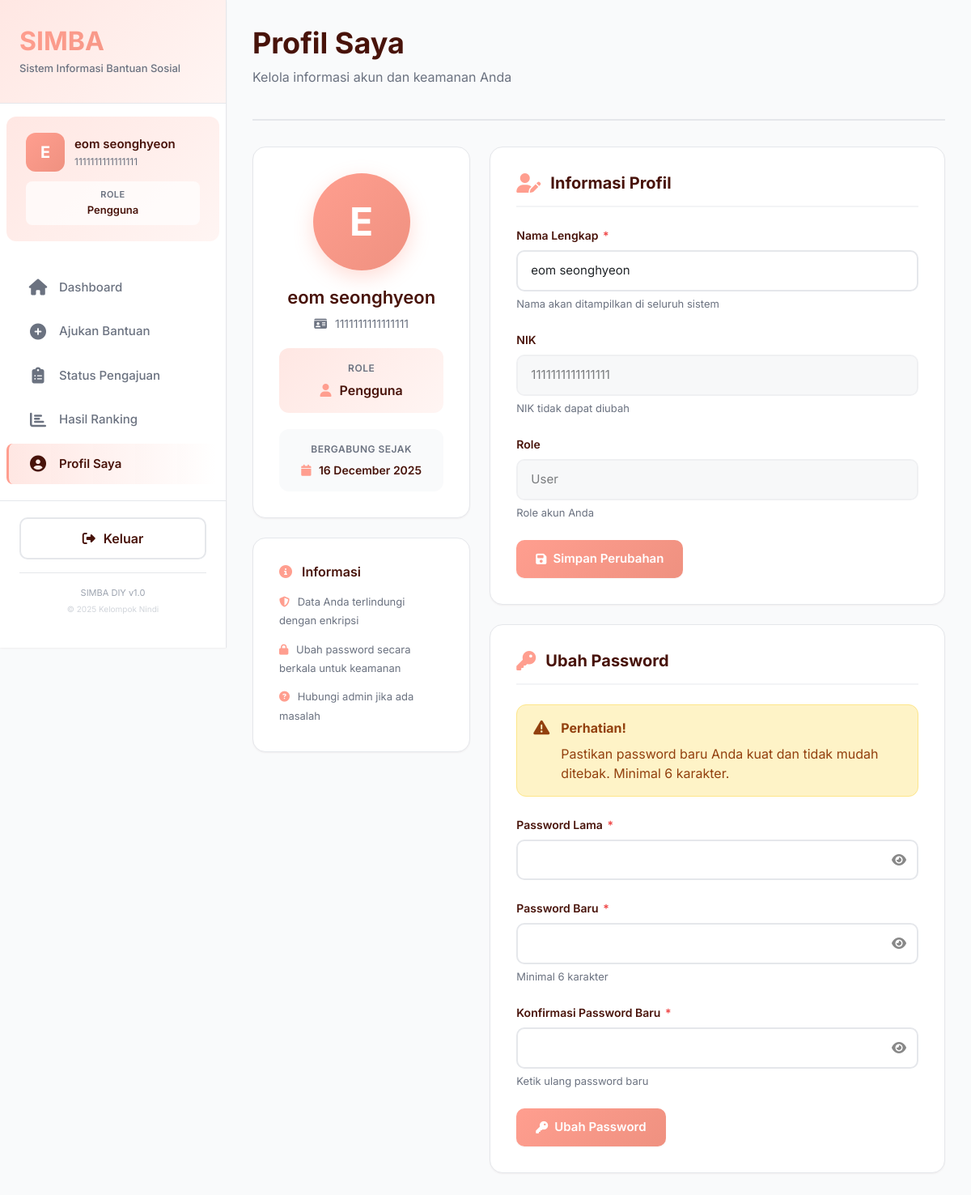
The app's page /user/profile.php (signed in) with its own data.
### tables this page shows
CREATE TABLE `user` (
  `id` int(11) NOT NULL,
  `nama` varchar(255) NOT NULL COMMENT 'Nama lengkap pengguna',
  `nik` char(16) NOT NULL COMMENT 'NIK 16 digit',
  `password` varchar(255) NOT NULL COMMENT 'Password terenkripsi',
  `role` enum('admin','user') NOT NULL DEFAULT 'user' COMMENT 'Role pengguna',
  `created_at` timestamp NOT NULL DEFAULT current_timestamp() COMMENT 'Tanggal registrasi'
);

### user/profile.php (the view, shortened to what this page needs)
<!DOCTYPE html>
<html lang="id">
<head>
    <link rel="stylesheet" href="https://cdnjs.cloudflare.com/ajax/libs/font-awesome/6.5.2/css/all.min.css">
    <link href="https://cdn.jsdelivr.net/npm/bootstrap@5.3.5/dist/css/bootstrap.min.css" rel="stylesheet">
    <link rel="stylesheet" href="../css/style.css">
</head>
<body>
    <div class="dashboard-wrapper">
        <?php include('../templates/user_sidebar.php'); ?>
        <div class="main-content">
            <div class="page-header">
                <h1 class="page-title">Profil Saya</h1>
                <p class="page-subtitle">Kelola informasi akun dan keamanan Anda</p>
            </div>
            <div class="row g-4">
                <div class="col-lg-4">
                    <div class="form-card">
                        <div style="text-align: center;">
                            <div style="width: 120px; height: 120px; background: linear-gradient(135deg, var(--color-primary) 0%, var(--color-btn-bg) 100%); border-radius: 50%; display: flex; align-items: center; justify-content: center; margin: 0 auto 20px; color: white; font-size: 48px; font-weight: 700; box-shadow: 0 8px 24px rgba(255, 142, 123, 0.3);">
                                <?php echo strtoupper(substr($userData['nama'], 0, 1)); ?>
                            </div>
                            <h3 style="font-size: 22px; font-weight: 600; margin-bottom: 8px; color: var(--color-text);">
                                <?php echo htmlspecialchars($userData['nama']); ?>
                            </h3>
                            <p style="font-size: 14px; color: #6b7280; margin-bottom: 20px;">
                                <i class="fas fa-id-card" style="margin-right: 6px;"></i>
                                <?php echo htmlspecialchars($userData['nik']); ?>
                            </p>
                            <div style="background: linear-gradient(135deg, var(--color-secondary) 0%, var(--color-background) 100%); padding: 16px; border-radius: 12px; margin-bottom: 20px;">
                                <div style="font-size: 12px; color: #6b7280; margin-bottom: 6px; text-transform: uppercase; letter-spacing: 0.5px; font-weight: 600;">Role</div>
                                <div style="font-size: 16px; font-weight: 600; color: var(--color-text);">
                                    <i class="fas fa-user" style="color: var(--color-primary); margin-right: 6px;"></i>
                                    <?php
                                    $query = "SELECT * FROM user WHERE id = " . intval($id_user);
                                    $result = $connection->query($query);
                                    $userData = $result->fetch_assoc();
                                    if ($userData['role'] == "user") {
                                        echo "Pengguna";
                                    } else {
                                        echo ucfirst($userData['role']);
                                    }
                                    ?>
                                </div>
                            </div>
                            <div style="background-color: #f9fafb; padding: 16px; border-radius: 12px;">
                                <div style="font-size: 12px; color: #6b7280; margin-bottom: 6px; text-transform: uppercase; letter-spacing: 0.5px; font-weight: 600;">Bergabung Sejak</div>
                                <div style="font-size: 14px; font-weight: 600; color: var(--color-text);">
                                    <i class="fas fa-calendar" style="color: var(--color-primary); margin-right: 6px;"></i>
                                    <?php
                                    $timestamp = strtotime($userData['created_at']);
                                    if ($timestamp === false || $timestamp <= 0) {
                                        echo "Tidak tersedia";
                                    } else {
                                        echo date('d F Y', $timestamp);
                                    }
                                    ?>
                                </div>
                            </div>
                        </div>
                    </div>
                    <div class="form-card">
                        <h4 style="font-size: 16px; font-weight: 600; margin-bottom: 16px; color: var(--color-text);">
                            <i class="fas fa-info-circle" style="color: var(--color-primary); margin-right: 8px;"></i>
                            Informasi
                        </h4>
                        <div style="font-size: 13px; color: #6b7280; line-height: 1.8;">
                            <p style="margin-bottom: 12px;">
                                <i class="fas fa-shield-alt" style="color: var(--color-primary); margin-right: 6px;"></i>
                                Data Anda terlindungi dengan enkripsi
                            </p>
                            <p style="margin-bottom: 12px;">
                                <i class="fas fa-lock" style="color: var(--color-primary); margin-right: 6px;"></i>
                                Ubah password secara berkala untuk keamanan
                            </p>
                            <p style="margin: 0;">
                                <i class="fas fa-question-circle" style="color: var(--color-primary); margin-right: 6px;"></i>
                                Hubungi admin jika ada masalah
                            </p>
                        </div>
                    </div>
                </div>
                <div class="col-lg-8">
                    <div class="form-card">
                        <h2 class="form-section-title">
                            <i class="fas fa-user-edit"></i> Informasi Profil
                        </h2>
                        <form method="POST">
                            <div class="form-group">
                                <label class="form-label">Nama Lengkap <span class="required">*</span></label>
                                <input type="text" name="nama" class="form-control" value="<?php echo htmlspecialchars($userData['nama']); ?>" required>
                                <small class="form-text">Nama akan ditampilkan di seluruh sistem</small>
                            </div>
                            <div class="form-group">
                                <label class="form-label">NIK</label>
                                <input type="text" class="form-control" value="<?php echo htmlspecialchars($userData['nik']); ?>" disabled>
                                <small class="form-text">NIK tidak dapat diubah</small>
                            </div>
                            <div class="form-group">
                                <label class="form-label">Role</label>
                                <input type="text" class="form-control" value="<?php echo ucfirst($userData['role']); ?>" disabled>
                                <small class="form-text">Role akun Anda</small>
                            </div>
                            <button type="submit" name="update_profile" class="btn btn-primary">
                                <i class="fas fa-save"></i> Simpan Perubahan
                            </button>
                        </form>
                    </div>
                    <div class="form-card">
                        <h2 class="form-section-title">
                            <i class="fas fa-key"></i> Ubah Password
                        </h2>
                        <div class="alert alert-warning">
                            <i class="fas fa-exclamation-triangle"></i>
                            <div>
                                <strong>Perhatian!</strong>
                                <p style="margin: 8px 0 0 0;">Pastikan password baru Anda kuat dan tidak mudah ditebak. Minimal 6 karakter.</p>
                            </div>
                        </div>
                        <form method="POST">
                            <div class="form-group">
                                <label class="form-label">Password Lama <span class="required">*</span></label>
                                <div class="password-wrapper">
                                    <input type="password" name="current_password" id="current_password" class="form-control" required>
                                    <i class="fa-solid fa-eye" onclick="togglePassword('current_password')"></i>
                                </div>
                            </div>
                            <div class="form-group">
                                <label class="form-label">Password Baru <span class="required">*</span></label>
                                <div class="password-wrapper">
                                    <input type="password" name="new_password" id="new_password" class="form-control" minlength="6" required>
                                    <i class="fa-solid fa-eye" onclick="togglePassword('new_password')"></i>
                                </div>
                                <small class="form-text">Minimal 6 karakter</small>
                            </div>
                            <div class="form-group">
                                <label class="form-label">Konfirmasi Password Baru <span class="required">*</span></label>
                                <div class="password-wrapper">
                                    <input type="password" name="confirm_password" id="confirm_password" class="form-control" minlength="6" required>
                                    <i class="fa-solid fa-eye" onclick="togglePassword('confirm_password')"></i>
                                </div>
                                <small class="form-text">Ketik ulang password baru</small>
                            </div>
                            <button type="submit" name="change_password" class="btn btn-primary">
                                <i class="fas fa-key"></i> Ubah Password
                            </button>
                        </form>
                    </div>
                </div>
            </div>
        </div>
    </div>
</body>
</html>

### templates/user_sidebar.php
<?php
$current_page = basename($_SERVER['PHP_SELF']);
$connection = getConnection();
$id_user = $_SESSION['id'];
$userData = $connection->query("SELECT nama, nik FROM user WHERE id = '$id_user'")->fetch_assoc();
?>
<div class="sidebar">
    <div class="sidebar-logo">
        <h2>SIMBA</h2>
        <p style="font-size: 13px; color: #6b7280; margin: 5px 0 0 0; font-weight: 500;">Sistem Informasi Bantuan Sosial</p>
    </div>
    <div style="padding: 20px 24px; background: linear-gradient(135deg, var(--color-secondary) 0%, var(--color-background) 100%); margin: 16px 8px; border-radius: 12px;">
        <div style="display: flex; align-items: center; gap: 12px; margin-bottom: 12px;">
            <div style="width: 48px; height: 48px; background: linear-gradient(135deg, var(--color-primary) 0%, var(--color-btn-bg) 100%); border-radius: 12px; display: flex; align-items: center; justify-content: center; color: white; font-size: 20px; font-weight: 700; flex-shrink: 0;">
                <?php echo strtoupper(substr($userData['nama'], 0, 1)); ?>
            </div>
            <div style="flex: 1; min-width: 0;">
                <div style="font-size: 15px; font-weight: 600; color: var(--color-text); margin-bottom: 2px; white-space: nowrap; overflow: hidden; text-overflow: ellipsis;">
                    <?php echo htmlspecialchars($userData['nama']); ?>
                </div>
                <div style="font-size: 12px; color: #6b7280;">
                    <?php echo htmlspecialchars($userData['nik']); ?>
                </div>
            </div>
        </div>
        <div style="padding: 8px 12px; background-color: rgba(255, 255, 255, 0.7); border-radius: 8px; text-align: center;">
            <div style="font-size: 11px; color: #6b7280; text-transform: uppercase; letter-spacing: 0.5px; font-weight: 600; margin-bottom: 2px;">Role</div>
            <div style="font-size: 13px; font-weight: 600; color: var(--color-text);">Pengguna</div>
        </div>
    </div>
    <ul class="sidebar-menu">
        <li>
            <a href="index.php" class="<?php echo $current_page == 'index.php' ? 'active' : ''; ?>">
                <i class="fas fa-home"></i>
                <span>Dashboard</span>
            </a>
        </li>
        <li>
            <a href="apply.php" class="<?php echo $current_page == 'apply.php' ? 'active' : ''; ?>">
                <i class="fas fa-plus-circle"></i>
                <span>Ajukan Bantuan</span>
            </a>
        </li>
        <li>
            <a href="submission_status.php" class="<?php echo $current_page == 'submission_status.php' ? 'active' : ''; ?>">
                <i class="fas fa-clipboard-list"></i>
                <span>Status Pengajuan</span>
            </a>
        </li>
        <li>
            <a href="ranking.php" class="<?php echo $current_page == 'ranking.php' ? 'active' : ''; ?>">
                <i class="fas fa-chart-bar"></i>
                <span>Hasil Ranking</span>
            </a>
        </li>
        <li>
            <a href="profile.php" class="<?php echo $current_page == 'profile.php' ? 'active' : ''; ?>">
                <i class="fas fa-user-circle"></i>
                <span>Profil Saya</span>
            </a>
        </li>
    </ul>
    <div class="sidebar-footer">
        <form action="../auth/logout.php" method="POST" style="margin: 0;">
            <button type="submit" class="btn-logout">
                <i class="fas fa-sign-out-alt"></i>
                <span>Keluar</span>
            </button>
        </form>
        <div style="margin-top: 16px; padding-top: 16px; border-top: 1px solid #e5e7eb; text-align: center;">
            <p style="font-size: 11px; color: #9ca3af; margin: 0;">SIMBA DIY v1.0</p>
            <p style="font-size: 10px; color: #d1d5db; margin: 4px 0 0 0;">© 2025 Kelompok Nindi</p>
        </div>
    </div>
</div>

### records on screen
user: nama "E", nama "eom seonghyeon", nik "1111111111111111", created_at "16 December 2025", role "User"
